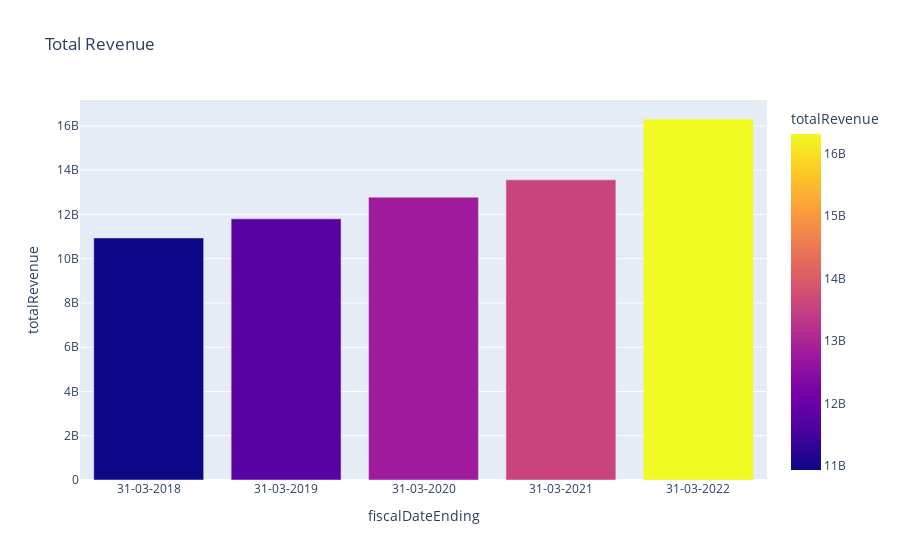

The notebook cell saved with this chart:
### Code cell
import plotly.express as px
fig = px.bar(income_statement, x='fiscalDateEnding', y='totalRevenue', title='Total Revenue', color='totalRevenue', hover_data=['ebitda', 'netIncome'])
fig.show()

### Figure 1 — Plotly figure (JSON) as saved in the notebook; plotly's stock layout.template omitted (floating-point values rounded to 4 significant figures)
{"data": [{"alignmentgroup": "True", "customdata": [[3432000000, 2486000000], [3289000000, 2199000000], [3519000000, 2331000000], [4053000000, 2613000000], [4524000000, 2963000000]], "hovertemplate": "fiscalDateEnding=%{x}<br>totalRevenue=%{marker.color}<br>ebitda=%{customdata[0]}<br>netIncome=%{customdata[1]}<extra></extra>", "legendgroup": "", "marker": {"color": [10939000000, 11799000000, 12780000000, 13561000000, 16311000000], "coloraxis": "coloraxis", "pattern": {"shape": ""}}, "name": "", "offsetgroup": "", "orientation": "v", "showlegend": false, "textposition": "auto", "x": ["31-03-2018", "31-03-2019", "31-03-2020", "31-03-2021", "31-03-2022"], "xaxis": "x", "y": [10939000000, 11799000000, 12780000000, 13561000000, 16311000000], "yaxis": "y", "type": "bar"}], "layout": {"xaxis": {"anchor": "y", "domain": [0.0, 1.0], "title": {"text": "fiscalDateEnding"}}, "yaxis": {"anchor": "x", "domain": [0.0, 1.0], "title": {"text": "totalRevenue"}}, "coloraxis": {"colorbar": {"title": {"text": "totalRevenue"}}, "colorscale": [[0.0, "#0d0887"], [0.1111, "#46039f"], [0.2222, "#7201a8"], [0.3333, "#9c179e"], [0.4444, "#bd3786"], [0.5556, "#d8576b"], [0.6667, "#ed7953"], [0.7778, "#fb9f3a"], [0.8889, "#fdca26"], [1.0, "#f0f921"]]}, "legend": {"tracegroupgap": 0}, "title": {"text": "Total Revenue"}, "barmode": "relative"}}
